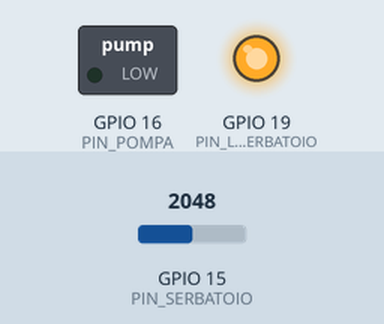
Recording of a program running on a simulated ESP32. On the bench: switched loads named in the program (green lamp = pin HIGH), output pins drawn as LEDs (lit = HIGH). The inputs (shaded band) are chosen by the test bench; at power-on: GPIO 15 (PIN_SERBATOIO) = 2048.

Above: at 5.8 s.
5.9 s: GPIO 15 (PIN_SERBATOIO) set to 0
At 11.4 s:
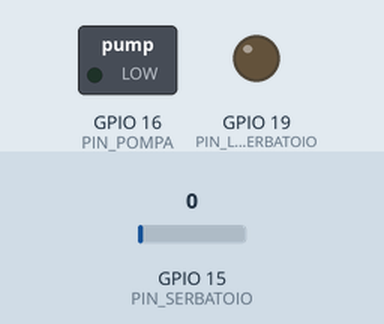
Timing chart, 0 to 12.9 s (numbered marks = the images above; inputs shaded):
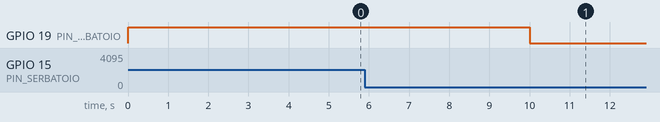

The program:

main.cpp
```cpp
#include <Arduino.h>

// Constants for humidity and tank sensor calibration
#define UMID_0 4095
#define UMID_100 1870
#define RANGE UMID_0-UMID_100

// Pin definitions
#define PIN_TERRENO 36         // Soil humidity sensor pin
#define PIN_SERBATOIO 15       // Water tank sensor pin
#define PIN_POMPA 16           // Water pump pin
#define PIN_LED_SERBATOIO 19   // LED for water tank status

// Function declarations
int checkTankStatus();                        // Check if water tank is full
int checkSoilHumidity(float targetHumidity);  // Check if soil humidity is below target
void wateringCycle(float targetHumidity);     // Start the watering process

void setup(){
  pinMode(PIN_POMPA, OUTPUT);               // Set pump pin as output
  pinMode(PIN_SERBATOIO, INPUT);            // Set water tank sensor pin as input
  pinMode(PIN_TERRENO, INPUT);              // Set soil humidity sensor pin as input
  pinMode(PIN_LED_SERBATOIO, OUTPUT);       // Set LED pin as output
}

void loop(){
  float targetHumidity = 0.5;  // Target humidity level (can be modified)

  // Check if water tank is empty and blink LED while waiting for refill
  while (!checkTankStatus()){
    digitalWrite(PIN_LED_SERBATOIO, HIGH);  // LED ON if tank is empty
    delay(5000);                            // Wait for 5 second
  }

  digitalWrite(PIN_LED_SERBATOIO, LOW);     // LED OFF when tank is refilled

  // If soil humidity is below target and water tank has enough water, start watering
  if (checkSoilHumidity(targetHumidity) && checkTankStatus()){
    wateringCycle(targetHumidity);          // Start watering cycle
  }

  delay(600000);  // Wait 10 minutes before the next loop iteration
}

// Function to check if the water tank is full
int checkTankStatus(){
  int signal = analogRead(PIN_SERBATOIO);  // Read the tank sensor value
  return (signal == 0) ? 1 : 0;            // Return 0 if tank is empty
}

// Function to check if soil moisture is below target
int checkSoilHumidity(float targetHumidity){
  int calculatedHumidity = UMID_0-(targetHumidity * RANGE);     // Calculate the target humidity value
  int soilHumidity = analogRead(PIN_TERRENO);                   // Read the soil humidity sensor value

  return (calculatedHumidity < soilHumidity) ? 1 : 0;           // Return 1 if tank is full or 0 if empty
}

// Function to water the plant
void wateringCycle(float targetHumidity){

  // Continue watering as long as soil humidity is below target and water tank is not empty
  while (checkSoilHumidity(targetHumidity) && checkTankStatus()){
    digitalWrite(PIN_POMPA, HIGH);  // Turn on the pump
  }

  digitalWrite(PIN_POMPA, LOW);  // Turn off the pump
}
```

Measured:
- after the input at 5.9 s, GPIO 19 (PIN_LED_SERBATOIO): HIGH → LOW after 4.1 s
